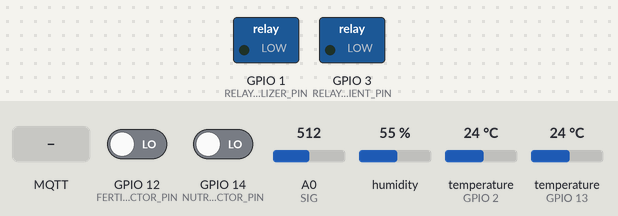
A sketch run on a simulated ESP8266 (NodeMCU). Shown: switched loads named in the sketch (green lamp = pin HIGH). The test bench sets the inputs (shaded band); at power-on: GPIO 12 (FERTILIZER_DETECTOR_PIN) LOW, GPIO 14 (NUTRIENT_DETECTOR_PIN) LOW, A0 (SIG) = 512, humidity 55 %, temperature (sensors on GPIO 2, GPIO 13) 24 °C. WiFi joins after 1.5 s; servers stay silent unless stated; random numbers use the default seed unless the sketch sets one; no MQTT or app messages arrive unless stated; pins used as bus, display or sensor lines are not drawn; what the sketch prints to the serial monitor is not drawn.

Above: at 2.7 s.
2.8 s: MQTT message "1" arrives on the first subscribed topic
At 6.0 s:
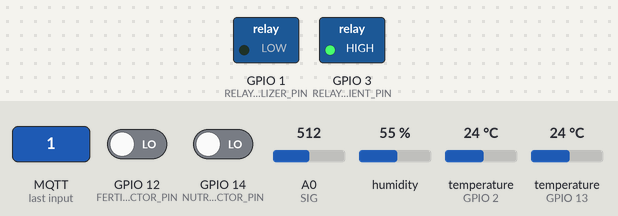
6.5 s: MQTT message "systemController" arrives on the first subscribed topic
At 8.6 s:
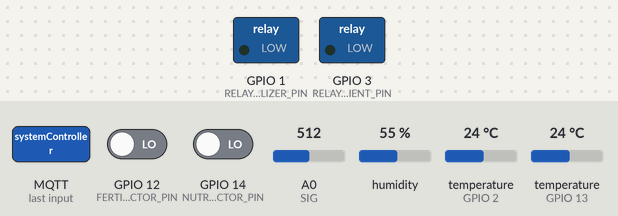
9.8 s: MQTT message "5" arrives on the first subscribed topic
At 12.5 s:
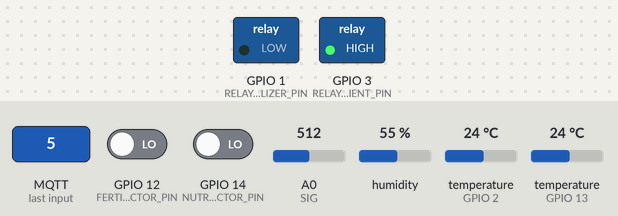
Timing chart, 0 to 14.0 s (numbered marks = the images above; inputs shaded):
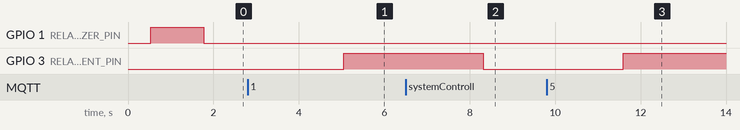

Measured:
- after the input at 2.8 s, GPIO 3 (RELAY_NUTRIENT_PIN): LOW → HIGH after 2.2 s
- after the input at 6.5 s, GPIO 3 (RELAY_NUTRIENT_PIN): HIGH → LOW after 1.8 s
- after the input at 9.8 s, GPIO 3 (RELAY_NUTRIENT_PIN): LOW → HIGH after 1.8 s

The sketch:

sketch_esp8266.ino
```cpp
#include <DallasTemperature.h>
#include "DHT.h"
#include <ESP8266WiFi.h>
#include <ESP8266HTTPClient.h>
#include <WiFiClient.h>
#include <PubSubClient.h>

// Inisialisasi konstanta
#define ONE_WIRE_BUS 2
#define S0 16
#define S1 5
#define S2 4
#define S3 0
#define SIG A0
#define DHT_PIN 13
#define DHT_TYPE DHT22
#define NUTRIENT_DETECTOR_PIN 14
#define FERTILIZER_DETECTOR_PIN 12
#define RELAY_NUTRIENT_PIN 3
#define RELAY_FERTILIZER_PIN 1
#define SSID "skypianAcces"
#define PASSWORD "Monitor123"
#define MQTTHOST "108.136.44.60"
#define MQTTPORT 1883

// Inisialisasi variabel
float waterTemperature;
float tds;
float pH;
float humidity;
float airTemperature;
int nutrientDetector;
int fertilizerDetector;
int nutrientPumpStatus;
int fertilizerPumpStatus;
String systemController = "0|0";
String dataSensor;

OneWire oneWire(ONE_WIRE_BUS);

DallasTemperature sensors(&oneWire);

DHT dht(DHT_PIN, DHT_TYPE);
// Inisialisasi library wifi WiFiClient
WiFiClient espClient;
// Inisialisasi library MQTT PubSubClient
PubSubClient client(espClient);

void setup() {
  Serial.begin(115200);
  pinMode(S0,OUTPUT);
  pinMode(S1,OUTPUT);
  pinMode(S2,OUTPUT);
  pinMode(S3,OUTPUT);
  pinMode(SIG, INPUT);
  pinMode(RELAY_NUTRIENT_PIN, OUTPUT);
  pinMode(RELAY_FERTILIZER_PIN, OUTPUT);

  sensors.begin();

  dht.begin();

  setupWifi();
  // Mengatur host dan port MQTT
  client.setServer(MQTTHOST, MQTTPORT);
  // Mengatur fungsi callback mana yang akan digunakan
  client.setCallback(callback);
}

void loop() {
  if (!client.connected()) {
    reconnect();
  }
  client.loop();
  delay(200);
  // Mengendalikan pompa cairan dan pompa pupuk berdasarkan data dari MQTT
  systemManager(systemController);

  waterTemperature = getWaterTemperature();

  inputMultiplexer(0);
  tds = analogRead(SIG);
  delay(100);

  inputMultiplexer(1);
  pH = analogRead(SIG);
  delay(200);

  humidity = dht.readHumidity();
  airTemperature = dht.readTemperature();
  nutrientDetector = liquidDetection(NUTRIENT_DETECTOR_PIN);
  fertilizerDetector = liquidDetection(FERTILIZER_DETECTOR_PIN);
  nutrientPumpStatus = checkRelayStatus(RELAY_NUTRIENT_PIN);
  fertilizerPumpStatus = checkRelayStatus(RELAY_FERTILIZER_PIN);

  dataSensor = String(waterTemperature)+"|"+String(tds)+"|"+String(pH)+"|"+String(humidity)+"|"+String(airTemperature)+"|"+String(nutrientDetector)+"|"+String(fertilizerDetector)+"|"+String(nutrientPumpStatus)+"|"+String(fertilizerPumpStatus);
  if(dataSensor) {
    // Serial out sensorData in Serial Monitor
    Serial.println(dataSensor);
    // Publish data ke MQTT
    client.publish("AeroponicsSensor", String(dataSensor).c_str(), true);
  }
  delay(2000);
}

float getWaterTemperature() {
  sensors.requestTemperatures();
  float tempC = sensors.getTempCByIndex(0);
  return tempC;
}

void inputMultiplexer(int channel){
  if(channel == 0){
    digitalWrite(S0,LOW); digitalWrite(S1,LOW); digitalWrite(S2,LOW); digitalWrite(S3,LOW);
  }
  else if(channel == 1){
    digitalWrite(S0,HIGH); digitalWrite(S1,LOW); digitalWrite(S2,LOW); digitalWrite(S3,LOW);
  }
  else{
    digitalWrite(S0,LOW); digitalWrite(S1,LOW); digitalWrite(S2,LOW); digitalWrite(S3,LOW);
  }
}

int liquidDetection(int pin)
{
  if(digitalRead(pin)){
    return 1;
  }else{
    return 0;
  }
}

int checkRelayStatus(int pin)
{
  int relayStatus = digitalRead(pin);
  if(relayStatus == HIGH){
    return 0;
  }else{
    return 1;
  }
}

// Fungsi setup konfigurasi wifi
void setupWifi(){
  delay(10);
  Serial.println();
  Serial.print("connect to");
  Serial.println(SSID);
  // Set mode wifi => WIFI_STA berarti wifi akan melakukan koneksi otomatis dengan jaringan sekitar
  // WiFi.mode(WIFI_STA);
  WiFi.mode(WIFI_AP);
  // Mulai koneksi ke wifi dengan nama wifi dan password yang telah diatur sebelumnya
  WiFi.begin(SSID, PASSWORD);


  // Cek jika wifi tidak terkoneksi
  while(WiFi.status() != WL_CONNECTED){
    delay(500);
    Serial.print(".");
    digitalWrite(RELAY_NUTRIENT_PIN, LOW);
    digitalWrite(RELAY_FERTILIZER_PIN, HIGH);
  }
  // randomSeed(micros());
  // Tampilkan jika wifi telah terhubung
  Serial.println("");
  Serial.println("WiFi Connected");
  Serial.println("IP Address : ");
  Serial.println(WiFi.localIP());
}


// callback untuk menerima data dari MQTT
void callback(char* topic, byte* payload, unsigned int length) {
  payload[length] = '\0';
  // Cek apakah data yang diterima dari topic "systemController"
  if(strcmp(topic, "systemController") == 0){
    systemController = String((char*) payload);
  }
}


// Fungsi untuk melakukan rekoneksi secara otomatis jika koneksi ke MQTT terputus
void reconnect() {
  // Loop until we're reconnected
  // Cek apakah MQTT tidak terkonek
  while (!client.connected()) {
    digitalWrite(RELAY_NUTRIENT_PIN, LOW);
    digitalWrite(RELAY_FERTILIZER_PIN, HIGH);
    // Create a random client ID
    String clientId = "ESP8266Client-";
    clientId += String(random(0xffff), HEX);
    // Attempt to connect
    if (client.connect(clientId.c_str())) {
      subscribeMQTT();
    } else {
      // Wait 5 seconds before retrying
      digitalWrite(RELAY_NUTRIENT_PIN, LOW);
      digitalWrite(RELAY_FERTILIZER_PIN, HIGH);
      delay(2000);
    }
  }
}

void subscribeMQTT()
{
    // 1 is a QoS type, Qos 1
    client.subscribe("systemController", 1);
}

void systemManager(String system)
{

  String parts[2]; // Array untuk menyimpan potongan string
  int partIndex = 0; // Indeks saat ini di dalam array
  const char separator = '|';


  // Iterasi melalui setiap karakter dalam string
  for (int i = 0; i < system.length(); i++) {
    char currentChar = system.charAt(i);
    if (currentChar == separator) {
      partIndex++; // Pindah ke potongan string berikutnya
    } else {
      parts[partIndex] += currentChar; // Tambahkan karakter ke potongan saat ini
    }
  }

  digitalWrite(RELAY_NUTRIENT_PIN, parts[0].toInt());
  digitalWrite(RELAY_FERTILIZER_PIN, parts[1].toInt());
}
```
